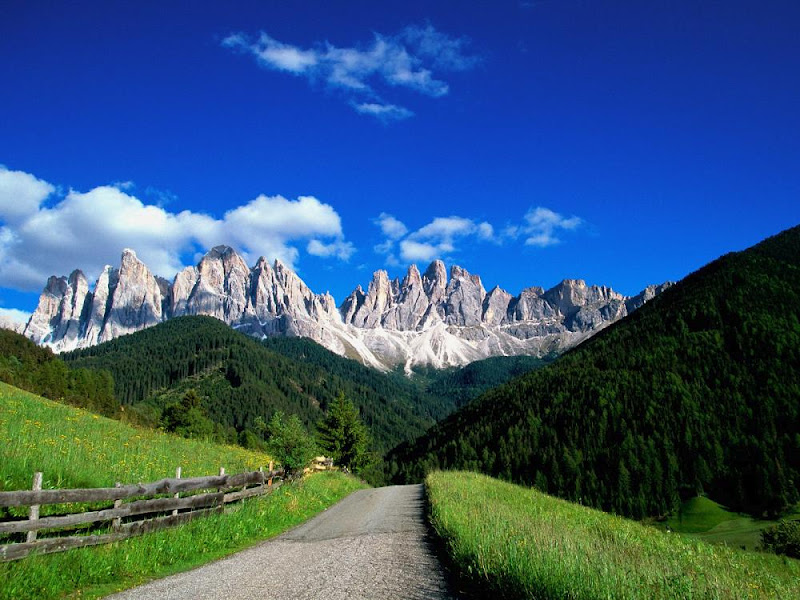
#> input picture HW3/sample.jpg, 800 x 600 px, found by its file name
$ jupyter execute ComputerVision_BT01_18520456.ipynb
#> lines starting #> are read from the running program, lines starting #| are printed output that depends on the picture; after the words box and inside, x2 and y2 are one past the last pixel; in counts of white or black regions, pixels touching at a corner belong together
[cell 1]
import cv2
import numpy as np
# from google.colab.patches import cv2_imshow

[cell 2]
def image_processing(image, kernel, MulConv = 'Conv'):
#> called with image = 'sample.jpg', kernel = array of shape (3, 3), MulConv = 'Cross'
    img = cv2.imread(image, 0)
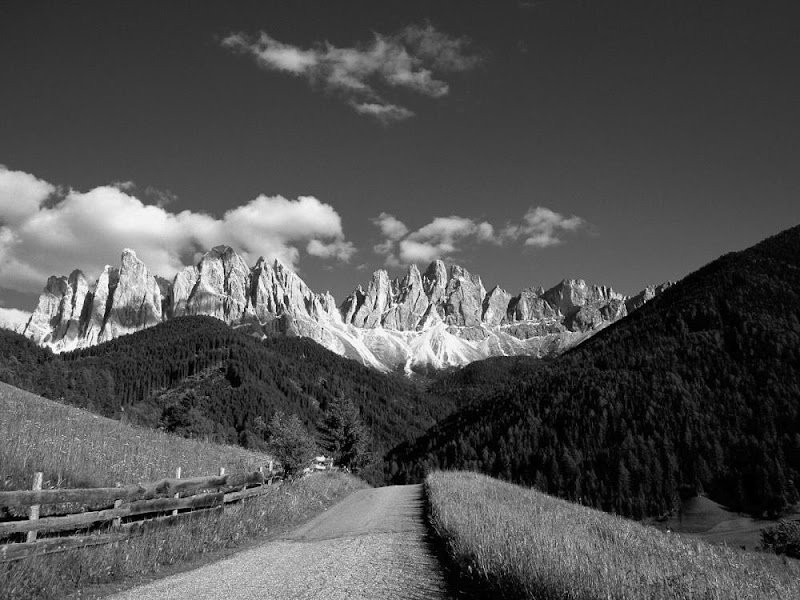
#> img: shape (600, 800); min 0, max 255, mean 81.3
    padded_arr = np.pad(img, 1, mode = 'constant')
    H_f, W_f = kernel.shape
    H_pad, W_pad = padded_arr.shape
#> H_pad = 602; W_pad = 802
    output_img = np.zeros(padded_arr.shape)
    if MulConv == 'Cross':
        kernel = np.flip(kernel)
    for i in range (H_pad - 2):
        for j in range (W_pad - 2):
            output_img[i,j] = np.sum(padded_arr[i:H_f+i,j:W_f+j]*kernel)
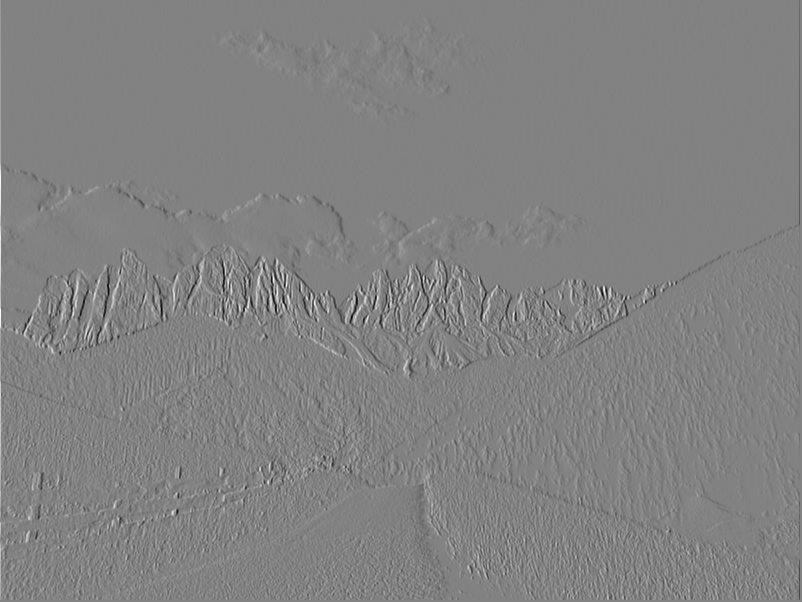
#> output_img: shape (602, 802) float64; min -958, max 920, mean -0.3; drawn with min black and max white
    cv2.imshow("outp", output_img[0:H_pad-2,0:W_pad-2])
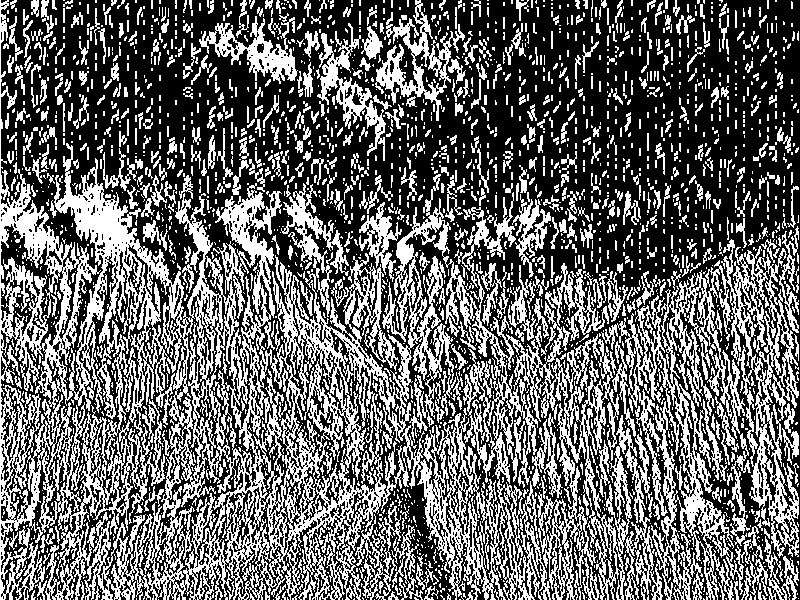
#> window 'outp': shape (600, 800); 39.7% white in thin lines or dots
    cv2.waitKey(0)
    cv2.destroyAllWindows()

$ run again, with HW3/test.jpg copied over HW3/sample.jpg
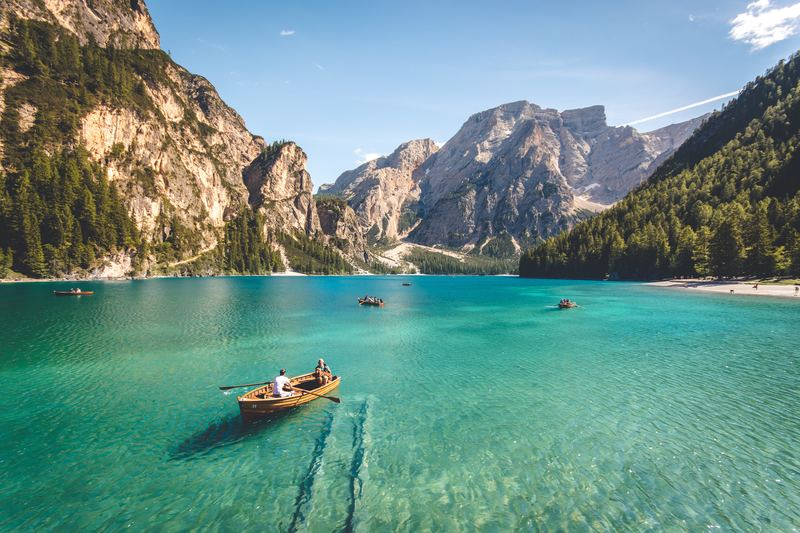
#> input picture HW3/test.jpg, 800 x 533 px, found by its file name
#> after the loop in image_processing, `for i in range (H_pad - 2):`:
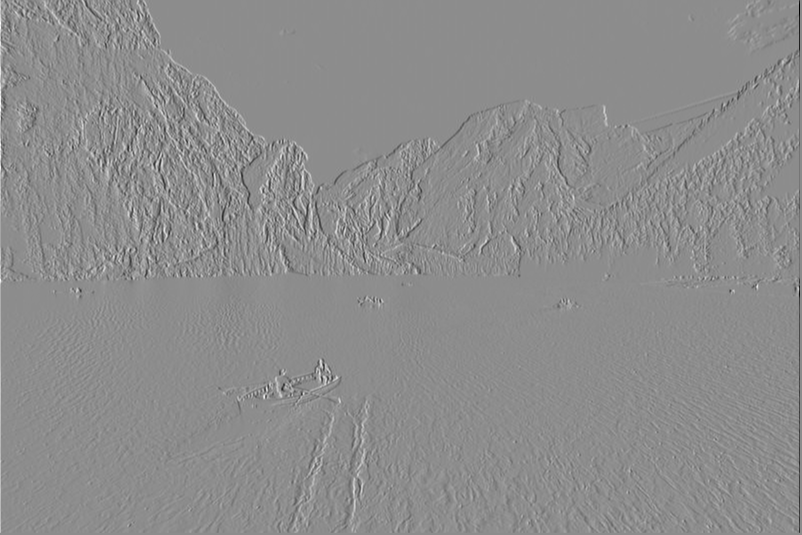
#> output_img: shape (535, 802) float64; min -1019, max 825, mean 0.1; drawn with min black and max white
#> in image_processing, `cv2.imshow("outp", output_img[0:H_pad-2,0:W_pad-2])`:
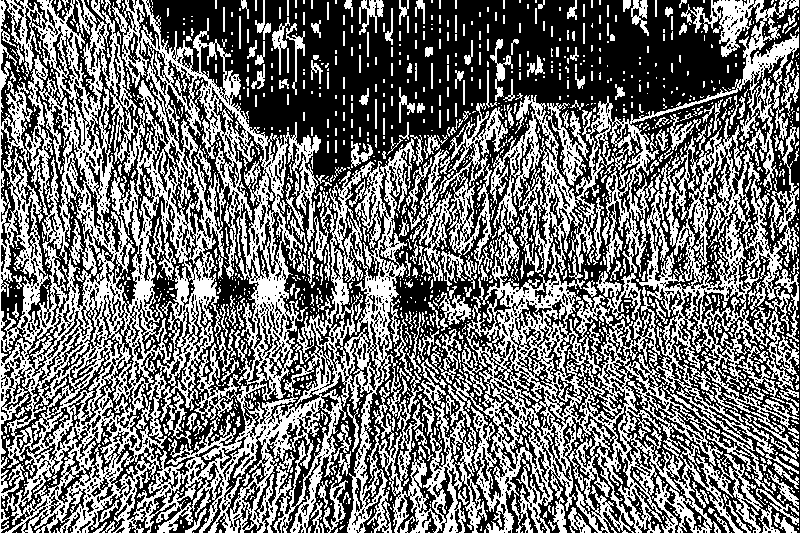
#> window 'outp': shape (533, 800); 44.8% white in thin lines or dots
